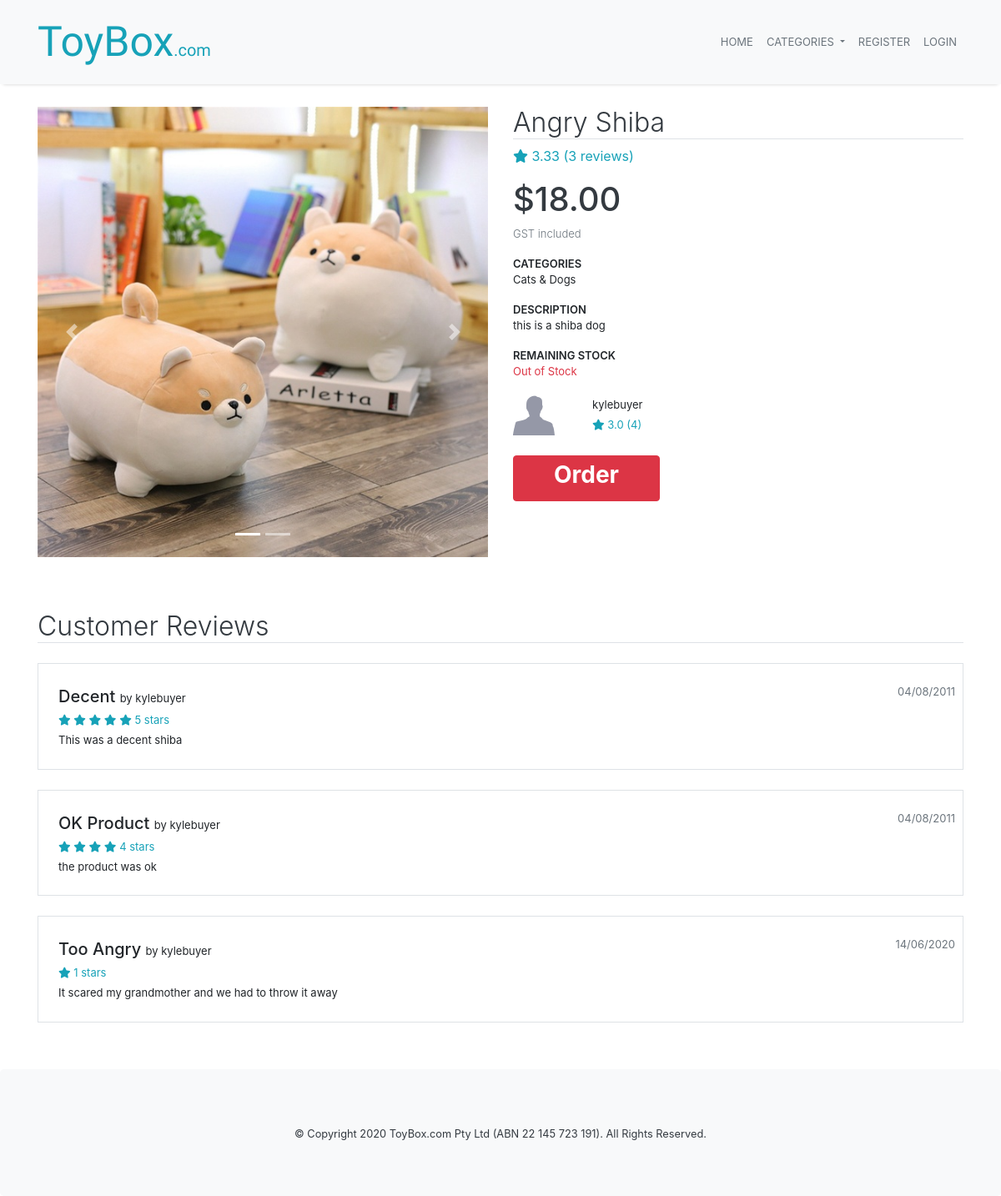
Page /product/1 on the committed database.
### marketplace/models.py (models this page shows, shortened)
class Product(db.Model):
    __tablename__='products'
    id = db.Column(db.Integer, primary_key=True)
    name = db.Column(db.String(100), nullable=False)
    description = db.Column(db.String(500))
    current_stock = db.Column(db.Integer, nullable=False)
    monthly_stock = db.Column(db.Integer, nullable=False)
    price = db.Column(db.Numeric, nullable=False)
    category = db.Column(db.String(50), nullable=False)
    created = db.Column(db.DateTime, default=datetime.now(), nullable=False)
    image_one = db.Column(db.String(400))
    image_two = db.Column(db.String(400))
    image_three = db.Column(db.String(400))
    seller_id = db.Column(db.Integer, db.ForeignKey('users.id'))
    comments = db.relationship('Comment', backref='product') #comments on product

class User(db.Model, UserMixin):
    __tablename__='users'
    id = db.Column(db.Integer, primary_key=True)
    username = db.Column(db.String(30), index=True, unique=True, nullable=False)
    email = db.Column(db.String(100), index=True, unique=True, nullable=False)
    phone = db.Column(db.String(20), nullable=False) #must be string to keep 0 at start of number
    bank_account = db.Column(db.String(30))
    seller = db.Column(db.Boolean, nullable=False) #determines whether the user is a seller or buyer
    password_hash = db.Column(db.String(255), nullable=False)
    products = db.relationship('Product', backref='user') #products added by user

class Comment(db.Model):
    __tablename__='comments'
    id = db.Column(db.Integer, primary_key=True)
    title = db.Column(db.String(100), nullable=False)
    text = db.Column(db.String(500))
    rating = db.Column(db.Float, nullable=False)
    created = db.Column(db.DateTime, default=datetime.now(), nullable=False)
    user_id = db.Column(db.Integer, db.ForeignKey('users.id'))
    product_id = db.Column(db.Integer, db.ForeignKey('products.id'))

### marketplace/products.py (the view)
@bp.route('/<id>', methods=['GET', 'POST'])
def view(id):
    product = Product.query.filter_by(id=id).first()
    if (not product): #if product doesnt exist then 404
        return render_template('404.html')
    roundedPrice = round(product.price, 2)
    rating = 0
    i = 0
    for comment in product.comments:
        rating += comment.rating
        i += 1
    if i > 0:
        rating = round(rating/i, 2)
    else:
        rating = 'N/A'
    seller = User.query.filter_by(id=product.seller_id).first()
    sellerRating = 0
    j = 0
    for prod in seller.products:
        for com in prod.comments:
            sellerRating += com.rating
            j += 1
    if j > 0:
        sellerRating = round(sellerRating/j, 2)
    else:
        sellerRating = 'N/A'
    comments = db.session.query(Comment, User).filter_by(product_id=id).outerjoin(User, Comment.user_id == User.id).all()
    form = ReviewForm()
    if(form.validate_on_submit()):
        f_text = form.text.data
        f_rating = form.rating.data
        f_title = form.title.data
        new_comment = Comment (
            text = f_text,
            rating = f_rating,
            title = f_title,
            user_id = current_user.id,
            product_id = id
        )
        db.session.add(new_comment)
        db.session.commit()
        return redirect(url_for('product.view', id=id))
    else:
        for field, errors in form.errors.items():
            for error in errors:
                flash(u"%s: %s" % (getattr(form, field).label.text.title(), error), 'error')
    return render_template('product.html', product=product, roundedPrice = roundedPrice, rating=rating, reviewCount=i, seller=seller, sellerRating=sellerRating, sellerReviewCount=j, comments=comments, form=form)

### marketplace/templates/product.html (shortened to what this page needs)
{% extends 'base.html' %}
{% block content %}
<div class="container">
    <div class="row content-container mb-5">
        <div class="col-md-6">
            <div id="carouselExampleIndicators" class="carousel slide mb-3" data-ride="carousel">
                <ol class="carousel-indicators">
                    <li data-target="#carouselExampleIndicators" data-slide-to="0" class="active"></li>
                    {% if product.image_two %}
                    <li data-target="#carouselExampleIndicators" data-slide-to="1"></li>
                    {% endif %}
                </ol>
                <div class="carousel-inner">
                    <div class="carousel-item active">
                        <img class="d-block w-100" src="..{{ product.image_one }}" alt="First slide">
                    </div>
                </div>
                <a class="carousel-control-prev" href="#carouselExampleIndicators" role="button" data-slide="prev">
                    <span class="carousel-control-prev-icon" aria-hidden="true"></span>
                </a>
                <a class="carousel-control-next" href="#carouselExampleIndicators" role="button" data-slide="next">
                    <span class="carousel-control-next-icon" aria-hidden="true"></span>
                </a>
            </div>
        </div>
        <div class="col-md-6">
            <h2 class="text-dark font-weight-light border-bottom">{{ product.name }}</h2>
            <div class="text-info">
                <i class="fas fa-star"></i> {{ rating }} ({{ reviewCount }} reviews)
            </div>
            <h1 class="text-dark mt-3">${{ roundedPrice }}</h1>
            <div class="small-font form-head text-muted font-weight-light">GST included</div>
            <div class="small-font form-head mt-3">CATEGORIES</div>
            <p class="small-font">{{ product.category }}</p>
            <div class="small-font form-head mt-3">DESCRIPTION</div>
            <p class="small-font">{{ product.description }}</p>
            <div class="small-font form-head mt-3">REMAINING STOCK</div>
            {% if product.current_stock > 0 %}
                <p class="small-font">{{ product.current_stock }}</p>
            {% else%}
                <p class="small-font text-danger">Out of Stock</p>
            {% endif %}
            <div class="row mt-2">
                <div class="col-2">
                    <img class="" src="../static/img/genericman.jpg" height="50px" width="50px">
                </div>
                <div class="col">
                    <span class="small-font">{{ seller.username }}<br>
                        <span class="text-info">
                            <i class="fas fa-star"></i> {{ sellerRating }} ({{ sellerReviewCount }})
                        </span>
                    </span>
                </div>
            </div>
            {% if product.current_stock > 0 %}
                {% if current_user.seller == False %}
                    <a class="btn btn-info mt-4 pl-5 pr-5" href="{{ url_for('order.order', id=product.id) }}">
                        <h3 class="font-weight-bold">Order</h3>
                    </a>
                {% else %}
                    <a class="btn btn-danger btn-info mt-4 pl-5 pr-5" data-toggle="OOS-tooltip" data-placement="right" title="You must be logged in as a buyer to purchase products!" disabled>
                        <h3 style="color:white;" class="font-weight-bold">Order</h3>
                    </a>
                {% endif %}
            {% else %}
                <a class="btn btn-danger btn-info mt-4 pl-5 pr-5" data-toggle="OOS-tooltip" data-placement="right" title="Unfortunately, I am Out of Stock for this month. Check in on me later!" disabled>
                    <h3 style="color:white;" class="font-weight-bold">Order</h3>
                </a>
            {% endif %}
        </div>
    </div>
    <h2 class="text-dark font-weight-light border-bottom">Customer Reviews</h2>
    {% for comment in comments %}
    <div class="mt-4 mb-2 border p-4">
        <div class="row">
            <div class="col review-head">
                {{ comment[0].title }} <span class="small-font font-weight-normal">by {{ comment[1].username }}</span>
            </div>
            <div class="text-muted small-font">{{ comment[0].created.strftime("%d/%m/%Y") }}</div>
        </div>
        <div class="row">
            <div class="col">
                <span class="small-font">
                    <span class="text-info">
                        {% for i in range(comment[0].rating|int) %}
                            <i class="fas fa-star"></i>
                        {% endfor %}
                        {{ comment[0].rating|int }} stars
                    </span>
                </span>
            </div>
        </div>
        <div class="row mt-1">
            <div class="col small-font">
                {{ comment[0].text }}
            </div>
        </div>
    </div>
    {% endfor %}
</div>
{% endblock %}

### marketplace/static/css/style.css (style rules this page uses)
body { overflow-x: hidden; display: flex; flex-direction: column; min-height: 100%; }
html { min-height: 100%; }
.content-container { margin-top: 128px; }
h1 { font-size: 40px; }
.form-head { font-size: 13px; font-weight: 600; }
.small-font { font-size: 13px!important; }
.review-head { font-size: 20px; font-weight: 500; }

### rows in the picture
Product: image_one (picture), name "Angry Shiba", category "Cats & Dogs", description "this is a shiba dog"
User: username "kylebuyer"
Comment: title "Decent", username "kylebuyer", created "04/08/2011", rating "5", text "This was a decent shiba"
Comment: title "OK Product", username "kylebuyer", created "04/08/2011", rating "4", text "the product was ok"
Comment: title "Too Angry", username "kylebuyer", created "14/06/2020", rating "1", text "It scared my grandmother and we had to throw it away"

### other values in the picture
{{ rating }} "3.33"
{{ reviewCount }} "3"
{{ roundedPrice }} "18.00"
{{ sellerRating }} "3.0"
{{ sellerReviewCount }} "4"
